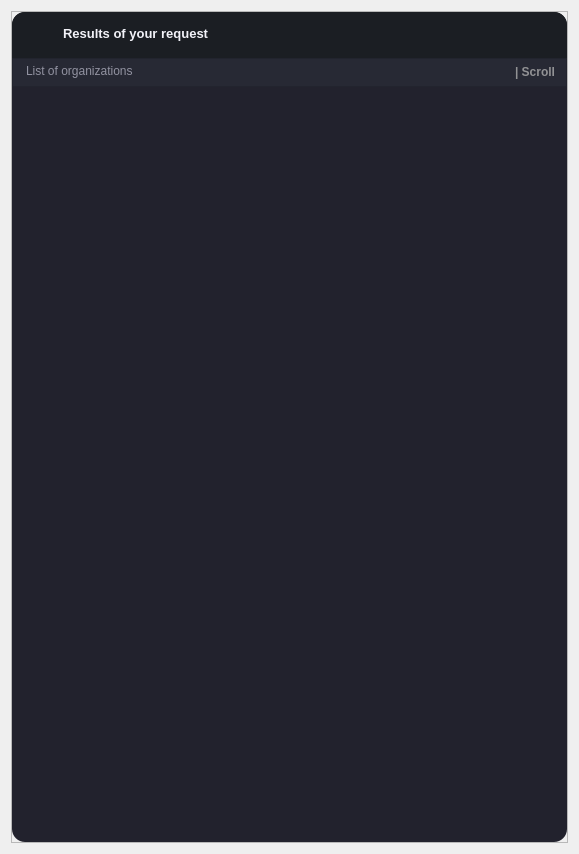
<?xml version="1.0" encoding="UTF-8"?>
<ui version="4.0">
 <class>Form</class>
 <widget class="QWidget" name="Form">
  <property name="geometry">
   <rect>
    <x>0</x>
    <y>0</y>
    <width>579</width>
    <height>854</height>
   </rect>
  </property>
  <property name="minimumSize">
   <size>
    <width>579</width>
    <height>854</height>
   </size>
  </property>
  <property name="maximumSize">
   <size>
    <width>579</width>
    <height>854</height>
   </size>
  </property>
  <property name="windowTitle">
   <string>Form</string>
  </property>
  <layout class="QVBoxLayout" name="verticalLayout">
   <item>
    <widget class="QFrame" name="frame">
     <property name="styleSheet">
      <string notr="true">QScrollBar:vertical {
	border: none;
    background: rgb(120, 75, 186);
    width: 8px;
    margin: 22px 0 22px 0;
	border-radius: 0px;
 }

 QScrollBar::handle:vertical {	
	background: rgb(189, 147, 249);
    min-height: 15px;
	border-radius: 4px;
}
 
QScrollBar::add-line:vertical {
    border: none;
    background: rgb(51, 54, 75);
    height: 23px;
    border-bottom-left-radius: 4px;
    border-bottom-right-radius: 4px;
    subcontrol-position: bottom;
    subcontrol-origin: margin;
 }
 QScrollBar::sub-line:vertical {
    border: none;
    background: rgb(51, 54, 75);
    height: 23px;
	border-top-left-radius: 4px;
    border-top-right-radius: 4px;
    subcontrol-position: top;
    subcontrol-origin: margin;
 }
QScrollBar::up-arrow:vertical, QScrollBar::down-arrow:vertical {
     background: none;
 }

 QScrollBar::add-page:vertical, QScrollBar::sub-page:vertical {
     background: none;
 }</string>
     </property>
     <property name="frameShape">
      <enum>QFrame::StyledPanel</enum>
     </property>
     <property name="frameShadow">
      <enum>QFrame::Raised</enum>
     </property>
     <layout class="QVBoxLayout" name="verticalLayout_2">
      <property name="spacing">
       <number>0</number>
      </property>
      <property name="leftMargin">
       <number>0</number>
      </property>
      <property name="topMargin">
       <number>0</number>
      </property>
      <property name="rightMargin">
       <number>0</number>
      </property>
      <property name="bottomMargin">
       <number>0</number>
      </property>
      <item>
       <widget class="QFrame" name="title">
        <property name="minimumSize">
         <size>
          <width>0</width>
          <height>46</height>
         </size>
        </property>
        <property name="maximumSize">
         <size>
          <width>16777215</width>
          <height>46</height>
         </size>
        </property>
        <property name="styleSheet">
         <string notr="true">QFrame {
border-radius: 0px;
border-top-right-radius: 13px;
border-top-left-radius: 13px;
background-color: rgb(27, 30, 35)
}</string>
        </property>
        <property name="frameShape">
         <enum>QFrame::StyledPanel</enum>
        </property>
        <property name="frameShadow">
         <enum>QFrame::Raised</enum>
        </property>
        <layout class="QHBoxLayout" name="horizontalLayout_3">
         <property name="spacing">
          <number>0</number>
         </property>
         <property name="leftMargin">
          <number>0</number>
         </property>
         <property name="topMargin">
          <number>0</number>
         </property>
         <property name="rightMargin">
          <number>0</number>
         </property>
         <property name="bottomMargin">
          <number>0</number>
         </property>
         <item>
          <widget class="QFrame" name="title_name">
           <property name="frameShape">
            <enum>QFrame::StyledPanel</enum>
           </property>
           <property name="frameShadow">
            <enum>QFrame::Raised</enum>
           </property>
           <layout class="QHBoxLayout" name="horizontalLayout_62">
            <property name="spacing">
             <number>0</number>
            </property>
            <property name="leftMargin">
             <number>0</number>
            </property>
            <property name="topMargin">
             <number>0</number>
            </property>
            <property name="rightMargin">
             <number>0</number>
            </property>
            <property name="bottomMargin">
             <number>0</number>
            </property>
            <item>
             <widget class="QLabel" name="left_title_bar_delimiter">
              <property name="maximumSize">
               <size>
                <width>15</width>
                <height>16777215</height>
               </size>
              </property>
              <property name="styleSheet">
               <string notr="true">background: transparent</string>
              </property>
              <property name="text">
               <string/>
              </property>
             </widget>
            </item>
            <item>
             <widget class="QLabel" name="logo">
              <property name="minimumSize">
               <size>
                <width>25</width>
                <height>25</height>
               </size>
              </property>
              <property name="maximumSize">
               <size>
                <width>25</width>
                <height>25</height>
               </size>
              </property>
              <property name="styleSheet">
               <string notr="true">background-image: url(:icons/images/x.png)</string>
              </property>
              <property name="text">
               <string/>
              </property>
              <property name="pixmap">
               <pixmap resource="../icons.qrc">:/images/icons/logo_map.png</pixmap>
              </property>
             </widget>
            </item>
            <item>
             <widget class="QLabel" name="title_app_name">
              <property name="font">
               <font>
                <family>Segoe UI</family>
                <pointsize>10</pointsize>
                <weight>75</weight>
                <bold>true</bold>
               </font>
              </property>
              <property name="whatsThis">
               <string/>
              </property>
              <property name="styleSheet">
               <string notr="true">background-color: transparent;
padding-bottom: 4px;
text-align: left;
padding-left: 8px;
color: rgb(242, 242, 248, 255);</string>
              </property>
              <property name="text">
               <string>Results of your request</string>
              </property>
             </widget>
            </item>
           </layout>
          </widget>
         </item>
         <item>
          <widget class="QFrame" name="system_buttons">
           <property name="maximumSize">
            <size>
             <width>123</width>
             <height>16777215</height>
            </size>
           </property>
           <property name="frameShape">
            <enum>QFrame::StyledPanel</enum>
           </property>
           <property name="frameShadow">
            <enum>QFrame::Raised</enum>
           </property>
           <layout class="QHBoxLayout" name="horizontalLayout_4">
            <property name="spacing">
             <number>0</number>
            </property>
            <property name="leftMargin">
             <number>0</number>
            </property>
            <property name="topMargin">
             <number>0</number>
            </property>
            <property name="rightMargin">
             <number>9</number>
            </property>
            <property name="bottomMargin">
             <number>0</number>
            </property>
            <item>
             <spacer name="horizontalSpacer">
              <property name="orientation">
               <enum>Qt::Horizontal</enum>
              </property>
              <property name="sizeHint" stdset="0">
               <size>
                <width>40</width>
                <height>20</height>
               </size>
              </property>
             </spacer>
            </item>
            <item>
             <widget class="QPushButton" name="close_window_system">
              <property name="sizePolicy">
               <sizepolicy hsizetype="Minimum" vsizetype="Fixed">
                <horstretch>0</horstretch>
                <verstretch>0</verstretch>
               </sizepolicy>
              </property>
              <property name="minimumSize">
               <size>
                <width>30</width>
                <height>30</height>
               </size>
              </property>
              <property name="maximumSize">
               <size>
                <width>30</width>
                <height>30</height>
               </size>
              </property>
              <property name="cursor">
               <cursorShape>PointingHandCursor</cursorShape>
              </property>
              <property name="styleSheet">
               <string notr="true">QPushButton {
background-color: transparent;
border-radius: 4px
}

QPushButton:hover {
background-color: rgb(225, 225, 225, 25);
}

QPushButton:pressed {
background-color: rgb(255, 0, 0, 135);
}</string>
              </property>
              <property name="text">
               <string/>
              </property>
              <property name="icon">
               <iconset resource="../icons.qrc">
                <normaloff>:/images/icons/close.png</normaloff>:/images/icons/close.png</iconset>
              </property>
              <property name="iconSize">
               <size>
                <width>25</width>
                <height>25</height>
               </size>
              </property>
             </widget>
            </item>
           </layout>
          </widget>
         </item>
        </layout>
       </widget>
      </item>
      <item>
       <widget class="QFrame" name="information_tagline">
        <property name="minimumSize">
         <size>
          <width>0</width>
          <height>29</height>
         </size>
        </property>
        <property name="maximumSize">
         <size>
          <width>16777215</width>
          <height>29</height>
         </size>
        </property>
        <property name="font">
         <font>
          <pointsize>8</pointsize>
         </font>
        </property>
        <property name="styleSheet">
         <string notr="true">background-color: rgb(44, 47, 59)</string>
        </property>
        <property name="frameShape">
         <enum>QFrame::StyledPanel</enum>
        </property>
        <property name="frameShadow">
         <enum>QFrame::Raised</enum>
        </property>
        <layout class="QHBoxLayout" name="horizontalLayout_27">
         <property name="spacing">
          <number>0</number>
         </property>
         <property name="leftMargin">
          <number>0</number>
         </property>
         <property name="topMargin">
          <number>0</number>
         </property>
         <property name="rightMargin">
          <number>0</number>
         </property>
         <property name="bottomMargin">
          <number>0</number>
         </property>
         <item>
          <widget class="QLabel" name="tagline_2">
           <property name="font">
            <font>
             <family>Segoe UI</family>
             <pointsize>9</pointsize>
            </font>
           </property>
           <property name="styleSheet">
            <string notr="true">background-color: rgb(0, 0, 0, 30);
border-radius: 0px;
padding-left: 10px;
padding-bottom: 4px;
color: rgb(175, 175, 190, 200)</string>
           </property>
           <property name="text">
            <string>List of organizations</string>
           </property>
          </widget>
         </item>
         <item>
          <widget class="QLabel" name="name_of_page_label_2">
           <property name="minimumSize">
            <size>
             <width>130</width>
             <height>0</height>
            </size>
           </property>
           <property name="maximumSize">
            <size>
             <width>130</width>
             <height>16777215</height>
            </size>
           </property>
           <property name="font">
            <font>
             <family>Segoe UI</family>
             <pointsize>9</pointsize>
             <weight>75</weight>
             <bold>true</bold>
            </font>
           </property>
           <property name="styleSheet">
            <string notr="true">background-color: rgb(0, 0, 0, 30);
color: rgb(175, 175, 175, 200);
padding-right: 8px;
border-radius: 0xp;
padding-bottom: 2px</string>
           </property>
           <property name="text">
            <string>| Scroll</string>
           </property>
           <property name="alignment">
            <set>Qt::AlignRight|Qt::AlignTrailing|Qt::AlignVCenter</set>
           </property>
          </widget>
         </item>
        </layout>
       </widget>
      </item>
      <item>
       <widget class="QFrame" name="main_content_frame">
        <property name="styleSheet">
         <string notr="true">background-color: rgb(34, 34, 45);
border-bottom-left-radius: 13px;
border-bottom-right-radius: 13px;</string>
        </property>
        <property name="frameShape">
         <enum>QFrame::StyledPanel</enum>
        </property>
        <property name="frameShadow">
         <enum>QFrame::Raised</enum>
        </property>
        <layout class="QHBoxLayout" name="horizontalLayout_5">
         <property name="spacing">
          <number>0</number>
         </property>
         <property name="leftMargin">
          <number>10</number>
         </property>
         <property name="topMargin">
          <number>10</number>
         </property>
         <property name="rightMargin">
          <number>10</number>
         </property>
         <property name="bottomMargin">
          <number>10</number>
         </property>
         <item>
          <widget class="QScrollArea" name="scrollArea">
           <property name="widgetResizable">
            <bool>true</bool>
           </property>
           <widget class="QWidget" name="scrollAreaWidgetContents">
            <property name="geometry">
             <rect>
              <x>0</x>
              <y>0</y>
              <width>535</width>
              <height>735</height>
             </rect>
            </property>
            <layout class="QVBoxLayout" name="verticalLayout_3"/>
           </widget>
          </widget>
         </item>
        </layout>
       </widget>
      </item>
     </layout>
    </widget>
   </item>
  </layout>
 </widget>
 <resources>
  <include location="../icons.qrc"/>
  <include location="../../../.designer/icons.qrc"/>
 </resources>
 <connections/>
</ui>
